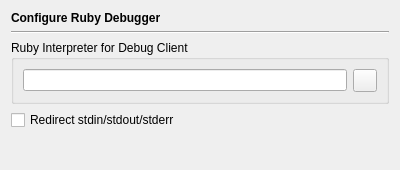
<?xml version="1.0" encoding="UTF-8"?>
<ui version="4.0">
 <class>DebuggerRubyPage</class>
 <widget class="QWidget" name="DebuggerRubyPage">
  <property name="geometry">
   <rect>
    <x>0</x>
    <y>0</y>
    <width>400</width>
    <height>170</height>
   </rect>
  </property>
  <layout class="QVBoxLayout">
   <item>
    <widget class="QLabel" name="headerLabel">
     <property name="text">
      <string>&lt;b&gt;Configure Ruby Debugger&lt;/b&gt;</string>
     </property>
    </widget>
   </item>
   <item>
    <widget class="Line" name="line11_2_2">
     <property name="frameShape">
      <enum>QFrame::HLine</enum>
     </property>
     <property name="frameShadow">
      <enum>QFrame::Sunken</enum>
     </property>
     <property name="orientation">
      <enum>Qt::Horizontal</enum>
     </property>
    </widget>
   </item>
   <item>
    <widget class="QGroupBox" name="groupBox">
     <property name="title">
      <string>Ruby Interpreter for Debug Client</string>
     </property>
     <layout class="QHBoxLayout">
      <item>
       <widget class="QLineEdit" name="rubyInterpreterEdit">
        <property name="toolTip">
         <string>Enter the path of the Ruby interpreter to be used by the debug client.</string>
        </property>
       </widget>
      </item>
      <item>
       <widget class="QToolButton" name="rubyInterpreterButton">
        <property name="toolTip">
         <string>Press to select the Ruby interpreter via a file selection dialog</string>
        </property>
       </widget>
      </item>
     </layout>
    </widget>
   </item>
   <item>
    <widget class="QCheckBox" name="rbRedirectCheckBox">
     <property name="toolTip">
      <string>Select, to redirect stdin, stdout and stderr of the program being debugged to the eric5 IDE</string>
     </property>
     <property name="text">
      <string>Redirect stdin/stdout/stderr</string>
     </property>
    </widget>
   </item>
   <item>
    <spacer>
     <property name="orientation">
      <enum>Qt::Vertical</enum>
     </property>
     <property name="sizeHint" stdset="0">
      <size>
       <width>20</width>
       <height>40</height>
      </size>
     </property>
    </spacer>
   </item>
  </layout>
 </widget>
 <resources/>
 <connections/>
</ui>
